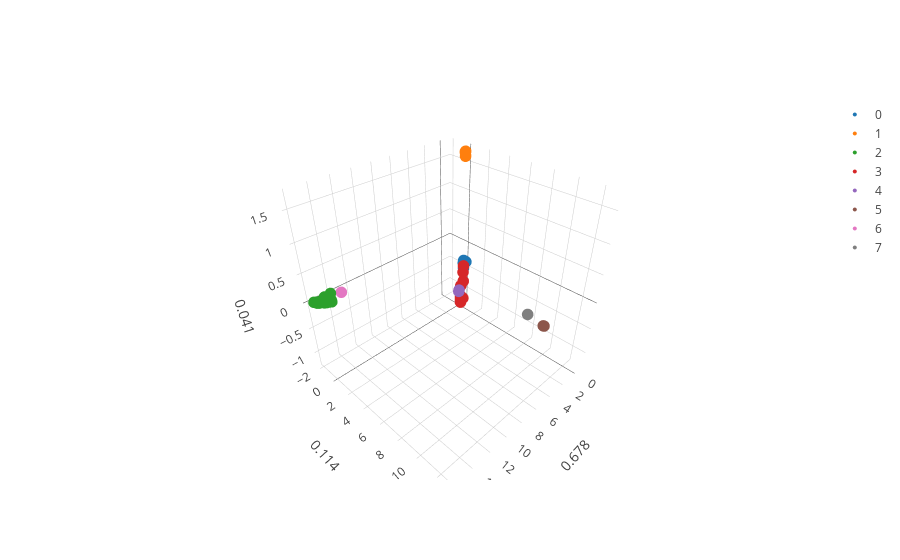

This figure's notebook cell:
### Markdown cell above
**Fig. Genetic structure** at locus of choice.

### Code cell
#### MeanShift clusters

N= 50
bandwidth = estimate_bandwidth(feats, quantile=0.1)
params = {'bandwidth': np.linspace(np.min(feats), np.max(feats),20)}
grid = GridSearchCV(KernelDensity(algorithm = "ball_tree",breadth_first = False), params,verbose=0)

## perform MeanShift clustering.
ms = MeanShift(bandwidth=bandwidth, bin_seeding=False, cluster_all=True, min_bin_freq=25)
ms.fit(feats[present,:])
labels1 = ms.labels_
label_select = {y:[present[x] for x in range(len(labels1)) if labels1[x] == y] for y in sorted(list(set(labels1))) if y != -1}

iu_control= np.triu_indices(len(label_select),1)
MS_centroids= [np.mean(feats[label_select[z],:],axis= 0) for z in label_select.keys()]
MS_pair_dist= pairwise_distances(MS_centroids,metric= 'euclidean')
MS_pair_dist= MS_pair_dist[iu_control]

plot_3D(feats,label_select,Names=Names,var_comps= var_comps)

### Figure 1 — Plotly figure (JSON) as saved in the notebook; plotly's stock layout.template omitted (floating-point values rounded to 4 significant figures; data arrays with more than 128 entries replaced by an {"elided": "..."} marker saying what was removed)
{"data": [{"marker": {"color": 0, "line": {"width": 0}, "opacity": 1, "size": 4, "symbol": "circle"}, "mode": "markers", "name": "0", "text": {"elided": "555 str values"}, "type": "scatter3d", "uid": "d6e44fa6-0752-4588-b338-8720165d50aa", "x": {"elided": "555 float values"}, "y": {"elided": "555 float values"}, "z": {"elided": "555 float values"}}, {"marker": {"color": 1, "line": {"width": 0}, "opacity": 1, "size": 4, "symbol": "circle"}, "mode": "markers", "name": "1", "text": {"elided": "164 str values"}, "type": "scatter3d", "uid": "8ad0dcb3-1627-4c50-9ddf-94b1209885b6", "x": {"elided": "164 float values"}, "y": {"elided": "164 float values"}, "z": {"elided": "164 float values"}}, {"marker": {"color": 2, "line": {"width": 0}, "opacity": 1, "size": 4, "symbol": "circle"}, "mode": "markers", "name": "2", "text": ["ID: IRIS_313-9262, gp: 2", "ID: IRIS_313-9492, gp: 2", "ID: IRIS_313-11300, gp: 2", "ID: IRIS_313-9594, gp: 2", "ID: IRIS_313-11206, gp: 2", "ID: IRIS_313-11638, gp: 2", "ID: IRIS_313-11646, gp: 2", "ID: IRIS_313-11647, gp: 2", "ID: IRIS_313-11648, gp: 2", "ID: IRIS_313-11824, gp: 2", "ID: IRIS_313-11738, gp: 2", "ID: IRIS_313-10667, gp: 2", "ID: IRIS_313-8305, gp: 2", "ID: IRIS_313-11822, gp: 2", "ID: IRIS_313-11823, gp: 2", "ID: IRIS_313-10944, gp: 2", "ID: IRIS_313-8924, gp: 2", "ID: IRIS_313-8988, gp: 2", "ID: IRIS_313-11742, gp: 2", "ID: IRIS_313-8321, gp: 2", "ID: IRIS_313-9626, gp: 2", "ID: IRIS_313-11058, gp: 2", "ID: IRIS_313-11015, gp: 2", "ID: IRIS_313-10673, gp: 2", "ID: IRIS_313-12141, gp: 2", "ID: IRIS_313-9661, gp: 2", "ID: IRIS_313-10981, gp: 2", "ID: IRIS_313-10979, gp: 2", "ID: IRIS_313-11112, gp: 2", "ID: IRIS_313-10927, gp: 2", "ID: IRIS_313-11272, gp: 2", "ID: IRIS_313-11277, gp: 2", "ID: IRIS_313-11557, gp: 2", "ID: IRIS_313-11458, gp: 2"], "type": "scatter3d", "uid": "19b81056-df35-4e65-90aa-bd19580b82cf", "x": [15.53, 14.85, 15.88, 14.96, 15.58, 15.53, 15.69, 14.35, 15.21, 15.48, 15.37, 14.79, 15.88, 14.4, 15.48, 14.69, 15.36, 15.17, 14.92, 15.58, 15.34, 15.68, 15.02, 14.65, 14.98, 14.64, 14.64, 14.66, 15.53, 14.9, 14.91, 15.42, 15.23, 15.31], "y": [-1.36, -0.9926, -1.549, -1.069, -1.394, -1.36, -1.44, -1.371, -1.197, -1.323, -1.265, -1.654, -1.549, -1.352, -1.323, -1.229, -1.277, -1.156, -1.333, -1.394, -1.27, -1.437, -1.078, -0.899, -1.384, -1.216, -1.189, -1.525, -1.36, -1.026, -1.708, -1.314, -1.195, -1.25], "z": [0.02734, 0.02181, 0.05477, 0.0286, 0.04894, 0.02734, 0.03307, 0.0981, 0.04016, 0.03002, 0.04118, 0.04266, 0.05477, -0.01669, 0.03002, 0.04551, 0.04589, 0.01948, 0.01553, 0.04894, 0.06052, 0.05252, 0.01808, 0.01754, 0.05485, 0.004069, -0.0001619, -0.01242, 0.02734, 0.0294, -0.02228, 0.04321, 0.03661, 0.04359]}, {"marker": {"color": 3, "line": {"width": 0}, "opacity": 1, "size": 4, "symbol": "circle"}, "mode": "markers", "name": "3", "text": ["ID: IRIS_313-11642, gp: 3", "ID: IRIS_313-11054, gp: 3", "ID: IRIS_313-11064, gp: 3", "ID: IRIS_313-8963, gp: 3", "ID: IRIS_313-12002, gp: 3", "ID: B002, gp: 3", "ID: IRIS_313-9228, gp: 3", "ID: IRIS_313-12217, gp: 3", "ID: B071, gp: 3", "ID: B077, gp: 3", "ID: B162, gp: 3", "ID: B205, gp: 3", "ID: IRIS_313-9769, gp: 3", "ID: B226, gp: 3", "ID: IRIS_313-9886, gp: 3", "ID: IRIS_313-9974, gp: 3", "ID: IRIS_313-10097, gp: 3", "ID: IRIS_313-10124, gp: 3", "ID: CX306, gp: 3"], "type": "scatter3d", "uid": "37db55ff-a704-49fa-a3ee-4c9e01d7549c", "x": [0.3009, 0.3009, 0.3009, -0.2106, 0.3009, 0.04837, 0.04837, 0.04858, -0.4554, 0.04844, 0.04837, -0.2197, 0.04837, -0.1872, 0.04842, 0.04842, 0.04842, 0.04842, 0.04842], "y": [0.7058, 0.7058, 0.7058, 0.3335, 0.7058, 0.2312, 0.2312, 0.2286, 0.1364, 0.2242, 0.2312, 0.01907, 0.2312, 0.3532, 0.2356, 0.2356, 0.2356, 0.2356, 0.2356], "z": [-0.4608, -0.4608, -0.4608, -0.3975, -0.4608, -1.157, -1.157, -1.114, -0.7746, -1.062, -1.157, -0.8704, -1.157, -1.127, -1.215, -1.215, -1.215, -1.215, -1.215]}, {"marker": {"color": 4, "line": {"width": 0}, "opacity": 1, "size": 4, "symbol": "circle"}, "mode": "markers", "name": "4", "text": ["ID: IRIS_313-11741, gp: 4", "ID: IRIS_313-10020, gp: 4", "ID: IRIS_313-10718, gp: 4"], "type": "scatter3d", "uid": "4532335f-f78b-422f-9e9e-ebe9c93fb110", "x": [1.454, 1.454, 1.194], "y": [1.17, 1.17, 0.9797], "z": [-0.7427, -0.7427, -0.7562]}, {"marker": {"color": 5, "line": {"width": 0}, "opacity": 1, "size": 4, "symbol": "circle"}, "mode": "markers", "name": "5", "text": ["ID: IRIS_313-11205, gp: 5", "ID: IRIS_313-11565, gp: 5"], "type": "scatter3d", "uid": "cb8f3358-f79d-48bf-8519-ec4137188984", "x": [5.923, 5.927], "y": [12.67, 12.73], "z": [0.2442, 0.247]}, {"marker": {"color": 6, "line": {"width": 0}, "opacity": 1, "size": 4, "symbol": "circle"}, "mode": "markers", "name": "6", "text": ["ID: IRIS_313-9422, gp: 6"], "type": "scatter3d", "uid": "6d4a36e0-a28b-4697-a658-7c4cf471ab4e", "x": [12.97], "y": [-1.908], "z": [-0.05606]}, {"marker": {"color": 7, "line": {"width": 0}, "opacity": 1, "size": 4, "symbol": "circle"}, "mode": "markers", "name": "7", "text": ["ID: IRIS_313-11018, gp: 7"], "type": "scatter3d", "uid": "4b444656-3eac-46d2-ab8b-b5d163c9e0f2", "x": [5.052], "y": [10.87], "z": [0.1492]}], "layout": {"scene": {"xaxis": {"title": "0.678"}, "yaxis": {"title": "0.114"}, "zaxis": {"title": "0.041"}}}}
